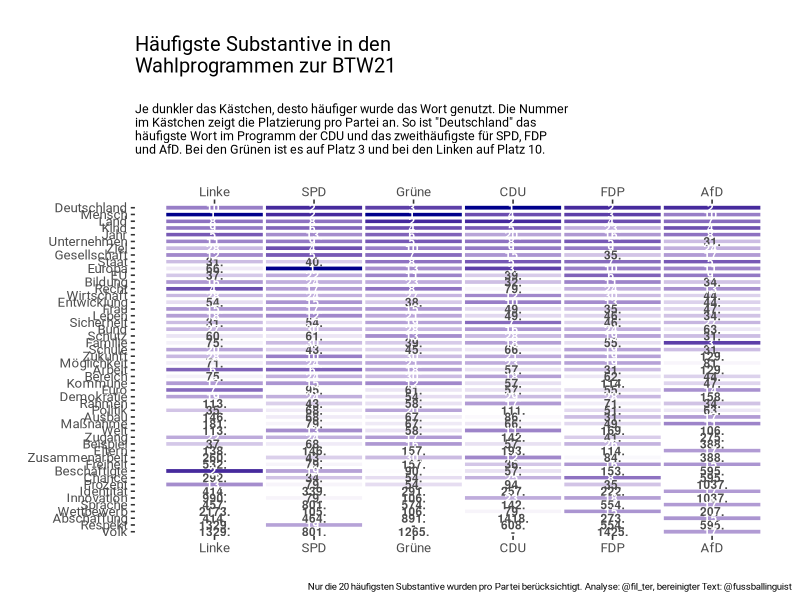
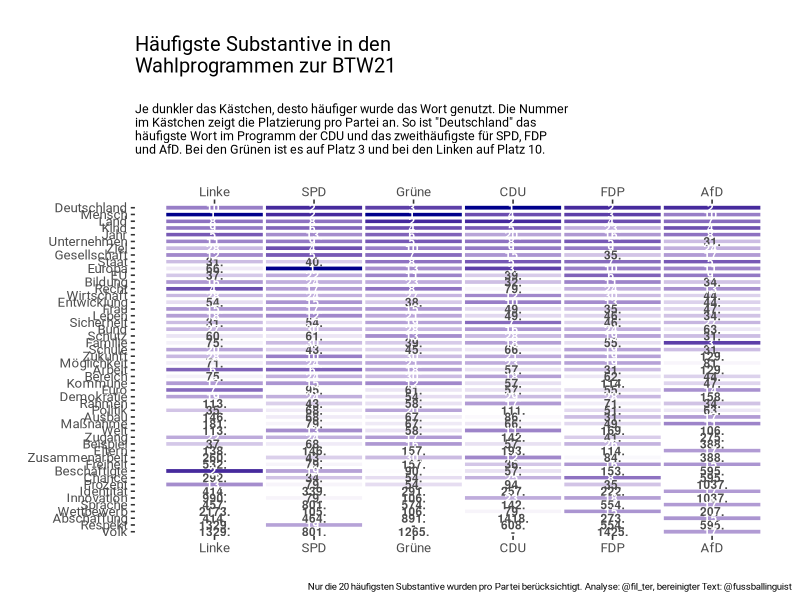
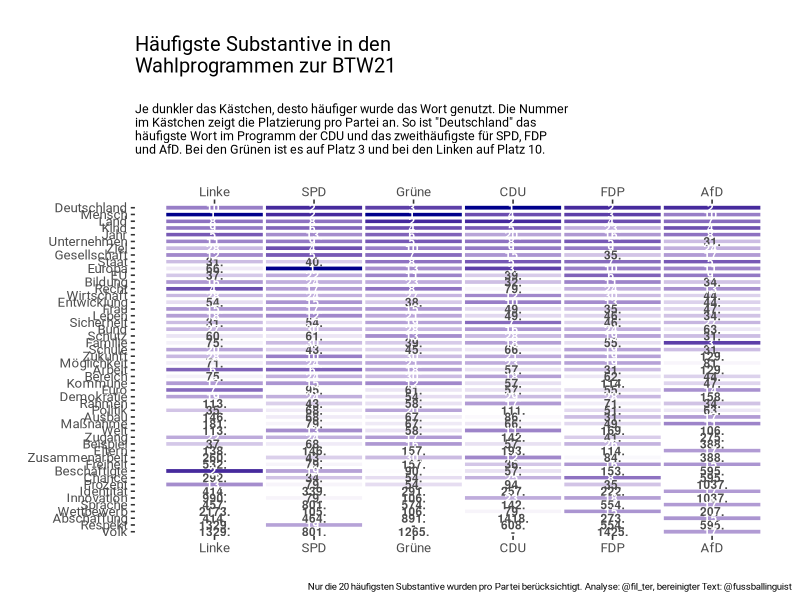

The R source for these figures, in order:
library(tidyverse)

df <- read_csv('data.csv')

parties <- c('Linke', 'SPD', 'Grüne', 'CDU', 'FDP', 'AfD')

# correct ordering of words
df$party <- factor(df$party, levels = parties)
 
# correct ordering of parties 
df$word <- factor(df$word, levels = c("Volk", "Respekt", "Abschaffung", "Wettbewerb", "Sprache", "Innovation", "Identität", "Prozent", "Chance", "Beschäftigte", "Freiheit", "Zusammenarbeit", "Eltern", "Beispiel", "Zugang", "Welt", "Maßnahme", "Ausbau", "Politik", "Rahmen", "Demokratie", "Euro", "Kommune", "Bereich", "Arbeit", "Möglichkeit", "Zukunft", "Schule", "Familie", "Schutz", "Bund", "Sicherheit", "Leben", "Frau", "Entwicklung", "Wirtschaft", "Recht", "Bildung", "EU", "Europa", "Staat", "Gesellschaft", "Ziel", "Unternehmen", "Jahr", "Kind", "Land", "Mensch", "Deutschland"))

# rankings start at 1
df$value <- df$value + 1  
 
# previously invalid were set to -1, but now 0 
df <- df %>%
  mutate(value_label = ifelse(value == 0, '-', paste(value, '.', sep=''))) %>%
  mutate(value = ifelse(value > 100, NA, value)) %>%
  mutate(value = replace(value, value == 0, NA)) %>%
  mutate(color_label = ifelse(value > 30 | is.na(value), 'black', 'white'))


ggplot(data=df, aes(x = as.numeric(party), y=word, fill=value)) +
  geom_tile(color='white', size=1) +
  scale_fill_gradient(name = "value", low = "darkblue", high = "white", na.value = 'white', trans='log10', guide=FALSE) +
  geom_text(size=3,fontface=2, aes(label = value_label, color=color_label)) +
  scale_color_manual(values = c("grey30", "white"), guide=FALSE) +
  xlab(label = "") + ylab(label = "") + 
  theme_classic(base_size = 12, base_family = "Roboto") +
  scale_x_continuous(sec.axis = dup_axis(), breaks = 1:length(parties), labels = parties) +
  labs(title = "Häufigste Substantive in den\nWahlprogrammen zur BTW21", subtitle = "Je dunkler das Kästchen, desto häufiger wurde das Wort genutzt. Die Nummer\nim Kästchen zeigt die Platzierung pro Partei an. So ist \"Deutschland\" das\nhäufigste Wort im Programm der CDU und das zweithäufigste für SPD, FDP\nund AfD. Bei den Grünen ist es auf Platz 3 und bei den Linken auf Platz 10.", caption = 'Nur die 20 häufigsten Substantive wurden pro Partei berücksichtigt. Analyse: @fil_ter, bereinigter Text: @fussballinguist') +
  theme(axis.line=element_blank(), plot.subtitle=element_text(size=9), plot.caption = element_text(size=7), plot.title = element_text(margin=margin(20,0,20,0)))

ggsave('wahlprogramme_1.jpg', width = 6, height = 10)

ggsave('wahlprogramme_1.svg', width = 6, height = 10)


